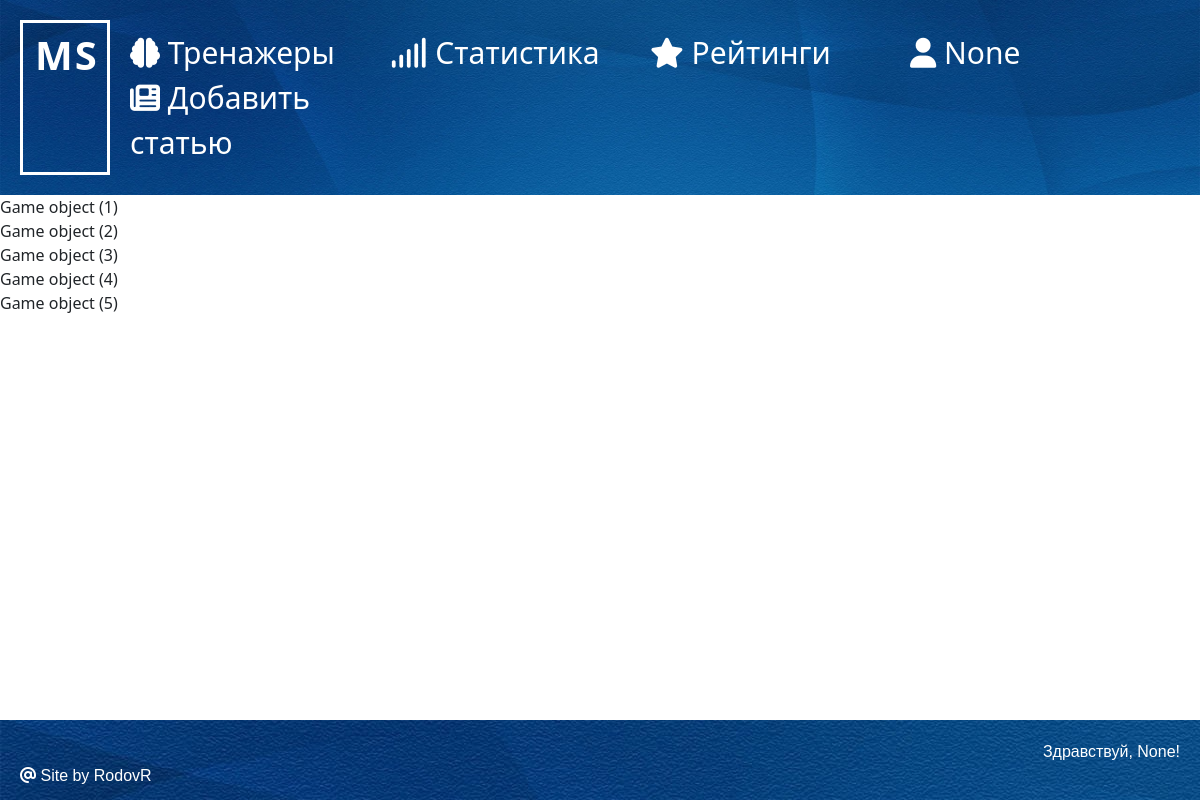
Page /memo/ratings/ (signed in) on the committed database.
### users/models.py (models this page shows, shortened)
class RegUser(AbstractBaseUser, PermissionsMixin):
    username = models.CharField(max_length=55, blank=True, null=True)
    email = models.EmailField('email address', unique=True)
    age = models.PositiveSmallIntegerField(verbose_name='Возраст', blank=True, null=True)
    is_staff = models.BooleanField(default=False)
    is_active = models.BooleanField(default=True)
    last_visit = models.DateTimeField(auto_now=True, verbose_name='Последнее посещение')  # УДАЛИТЬ
    date_joined = models.DateTimeField(default=timezone.now)
    objects = CustomUserManager()
    USERNAME_FIELD = 'email'
    REQUIRED_FIELDS = []
    class Meta:
        verbose_name_plural = 'Пользователи'
        ordering = ['date_joined']

### simulator/models.py (models this page shows)
class Game(models.Model):
    scores = models.PositiveSmallIntegerField(blank=True, null=True)
    time = models.TimeField(blank=True, null=True)
    user = models.ForeignKey(settings.AUTH_USER_MODEL, models.CASCADE, null=True)

### simulator/views.py (the view, shortened to what this page needs)
# urls.py: path("ratings/", RatingsView.as_view(), name='ratings'),
class RatingsView(Mixin, ListView):
    model = Game
    template_name = 'pages/ratings.html'
    context_object_name = 'rate'
    success_url = reverse_lazy('ratings')
    def get_context_data(self, *args, **kwargs):
        context = super().get_context_data(*args, **kwargs)
        return context

### simulator/utils.py (called while the page is built)
    def get_context_data(self, **kwargs):
        context = kwargs
        users = get_user_model().objects.all()
        rate = Game.objects.all()
        context['menu'] = menu
        context['users'] = users
        context['rate'] = rate
        return context

### simulator/templates/pages/ratings.html
{% extends 'posts_pages/main.html' %}
{% block main %}
    {% for r in rate %}
        <div>{{r}}</div>
    {% endfor %}
{% endblock %}

### posts/templates/posts_pages/main.html (shortened to what this page needs)
<!DOCTYPE html>
{% load static %}
<html lang="en">
<head>
    <link rel="stylesheet"
href="https://cdnjs.cloudflare.com/ajax/libs/font-awesome/6.2.1/css/all.min.css">
    <link rel="stylesheet" href="{% static 'simulator/css/main.css' %}">
    <link href="https://cdn.jsdelivr.net/npm/bootstrap@5.0.2/dist/css/bootstrap.min.css" rel="stylesheet">
  </head>
<body>
<div class="wrapper">
    {% block header %}
  <header class="header">
    <div class="header-logo">
      <a href="{% url 'main' %}" style="text-decoration: none; color: white;"> MS</a>
    </div>
    <div class="header-menu">
      <a href="{% url 'couple' %}" class="footer-button-1" style="text-decoration: none;"><i class="fa fa solid fa-brain"></i> Тренажеры</a>
      {% if user.is_authenticated %}
      <a href="{% url 'statistics' %}" class="footer-button-2" style="text-decoration: none;"><i class="fa fa solid fa-signal"></i> Статистика </a>
      <a href="{% url 'ratings' %}" class="footer-button-3"  style="text-decoration: none;"><i class="fa fa solid fa-star"></i> Рейтинги </a>
      {% else %}
      <a href="{% url 'login' %}" class="footer-button-2" style="text-decoration: none;"><i class="fa fa solid fa-signal"></i> Статистика </a>
      <a href="{% url 'login' %}" class="footer-button-3"  style="text-decoration: none;"><i class="fa fa solid fa-star"></i> Рейтинги </a>
      {% endif %}
      {% if user.is_authenticated %}
      <a href="{% url 'logout' %}" class="footer-button-3" style="text-decoration: none;"><i class="fa fa solid fa-user"></i> {{ user.username }}</a>
      {% if user.is_superuser %}
      <a href="{% url 'add_post' %}" class="footer-button-3"  style="text-decoration: none;"><i class="fa-solid fa-newspaper"></i> Добавить статью </a>
      {% endif %}
      {% else %}
      <div>
        <a href="{% url 'login' %}" class="footer-button-3" style="text-decoration: none;"><i class="fa fa solid fa-user"></i> Авторизация </a> | <a href="{% url 'register' %}" class="footer-button-3" style="text-decoration: none; padding: 35px;"> Регистрация </a>
      </div>
      {% endif %}
    </div>
  </header>
      {% endblock header %}
      {% block main %}{% endblock main %}
    {% block footer %}
      <footer class="footer">
            {% if user.is_authenticated %}
              <div style="text-align: right; color: white;"> Здравствуй, {{ user.username }}! </div>
            {% endif %}
          <div><a href="https://vk.com/id139174368" target="_blank" class="footer-button-3" style="text-decoration: None;"><i class="fa fa solid fa-at"></i> Site by RodovR </a></div>
      </footer>
    {% endblock footer %}
    </div>
  </body>
</html>

### simulator/static/simulator/css/main.css (style rules this page uses)
* { padding: 0; margin: 0; border: 0; }
*, *:before, *:after { -moz-box-sizing: border-box; -webkit-box-sizing: border-box; box-sizing: border-box; }
.wrapper { min-height: 100%; display: flex; flex-direction: column; }
.header { display: grid; grid-template-columns: 90px 1fr; padding: 20px; text-align: left; background: url(../image/menu-bar.jpg); background-size: cover; color: white; font-size: 30px; }
.header-logo { color: white; font-weight: 700; font-size: 2.5rem; letter-spacing: 2px; border: 3px solid white; padding: 2px 0 2px 12px; }
.header-menu { display: grid; grid-template-columns: repeat(4, 1fr); margin: 10px; }
.footer { background-image: url(../image/menu-bar.jpg); padding: 20px; text-align: left; font-family:'Franklin Gothic Medium', 'Arial Narrow', Arial, sans-serif; }
.footer-button-1, .footer-button-2, .footer-button-3 { color: white; }
nav,footer,header,aside { display: block; }
html, body { height: 100%; width: 100%; font-style: 100%; line-height: 1; font-style: 14px; -ms-text-size-adjust: 100%; -moz-text-size-adjust: 100%; -webkit-text-size-adjust: 100%; font-family: 'Franklin Gothic Medium', 'Arial Narrow', Arial, sans-serif; }
a, a:visited { text-decoration: none; }
html, body { height: 100wh; font-family: 'Franklin Gothic Medium', 'Arial Narrow', Arial, sans-serif; }
.wrapper { position: relative; min-height: 100%; display: flex; flex-direction: column; }
.header-menu { display: grid; grid-template-columns: repeat(4, 1fr); margin: 10px; margin-left: 20px; }
.footer { position: absolute; left: 0; bottom: 0; width: 100%; height: 80px; background-image: url(../image/menu-bar.jpg); padding: 20px; text-align: left; font-family:'Franklin Gothic Medium', 'Arial Narrow', Arial, sans-serif; z-index: 2; }

### rows in the picture
RegUser: username "None"
Game: id "Game object (1)"
Game: id "Game object (2)"
Game: id "Game object (3)"
Game: id "Game object (4)"
Game: id "Game object (5)"
